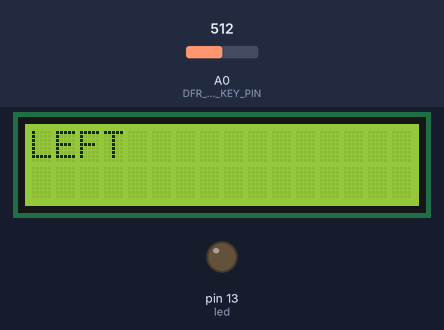
Bench run of a sketch on a simulated Arduino Uno, built with avr-gcc and run on an emulated ATmega328P. Shown: 16×2 character LCD, output pins drawn as LEDs (lit = HIGH). The test bench sets the inputs (shaded band); at power-on: A0 (DFR_LCD_KEYPAD_KEY_PIN) = 512.

Above: at 2.2 s.
2.3 s: A0 (DFR_LCD_KEYPAD_KEY_PIN) set to 682
At 3.5 s:
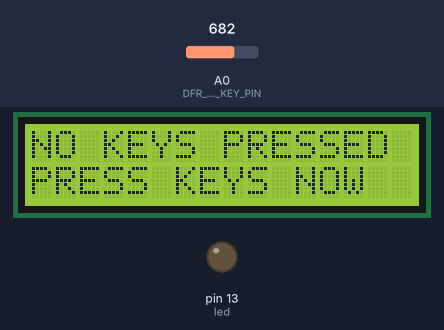
3.8 s: A0 (DFR_LCD_KEYPAD_KEY_PIN) set to 708
At 4.6 s:
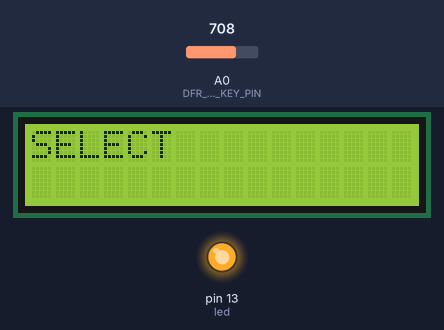
5.3 s: A0 (DFR_LCD_KEYPAD_KEY_PIN) set to 306
At 5.8 s:
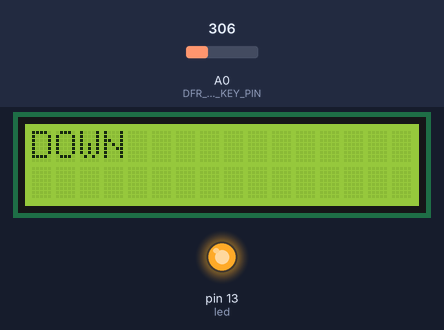
6.8 s: A0 (DFR_LCD_KEYPAD_KEY_PIN) set to 122
At 8.0 s:
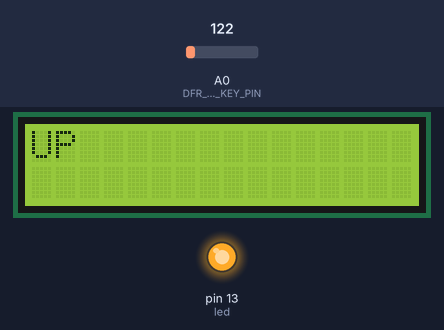
8.3 s: A0 (DFR_LCD_KEYPAD_KEY_PIN) set to 0
At 9.4 s:
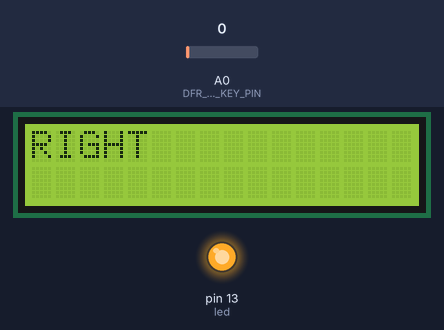
9.8 s: A0 (DFR_LCD_KEYPAD_KEY_PIN) set to 18
11.3 s: A0 (DFR_LCD_KEYPAD_KEY_PIN) set to 23
At 11.6 s:
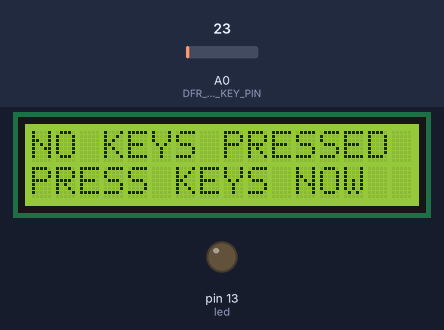
Timing chart, 0 to 13.8 s (numbered marks = the images above; inputs shaded):
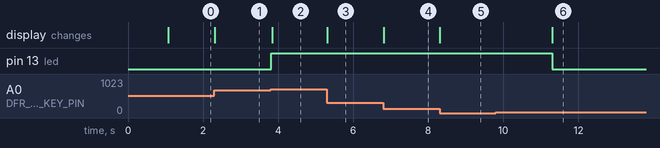

Measured:
- the behaviour switches between 699 and 700 on A0 (DFR_LCD_KEYPAD_KEY_PIN) (found by bisection; images 1 and 2)
- the behaviour switches between 20 and 21 on A0 (DFR_LCD_KEYPAD_KEY_PIN) (found by bisection; images 5 and 6)
- after the input at 2.3 s, the display: changes at once (image 1)
- after the input at 3.8 s, pin 13 (led): LOW → HIGH at once; the display: changes at once (image 2)
- after the input at 5.3 s, the display: changes at once (image 3)
- after the input at 6.8 s, the display: changes at once (image 4)
- after the input at 8.3 s, the display: changes at once (image 5)
- after the input at 9.8 s, every drawn part: stays the same
- after the input at 11.3 s, pin 13 (led): HIGH → LOW at once; the display: changes at once (image 6)

The sketch:

keypad.ino
```cpp
#include <LiquidCrystal.h>
#include <DFR_LCD_Keypad.h>

LiquidCrystal lcd(8,9,4,5,6,7);
DFR_LCD_Keypad keypad(A0, &lcd);

int led=13;
int last_key, key;

void setup()
{
  lcd.begin(16,2);
  lcd.setCursor(0,0);
  lcd.print("PRESS KEYS NOW");
  pinMode(led, OUTPUT);
  delay(1000);
  lcd.clear();
}

void loop()
{
  last_key = keypad.get_last_key();
  key      = keypad.read_key();


  if (key != last_key) {

    lcd.clear();
    lcd.setCursor(0,0);

    switch (key) {
      case KEY_RIGHT:
        lcd.print("RIGHT");
        break;

      case KEY_UP:
        lcd.print("UP");
        break;

      case KEY_DOWN:
        lcd.print("DOWN");
        break;

      case KEY_LEFT:
        lcd.print("LEFT");
        break;

      case KEY_SELECT:
        lcd.print("SELECT");
        digitalWrite(led, HIGH);
        break;

      case KEY_NONE:
      default:
        lcd.print("NO KEYS PRESSED");
        lcd.setCursor(0,1);
        lcd.print("PRESS KEYS NOW");
        digitalWrite(led, LOW);
        break;
    }
  }
  delay(10);
}
```

DFR_LCD_Keypad.cpp
```cpp
/*
	Arduino LCD + Keypad Library
	by Andy Gock
	http://micro.gock.net
*/
#include "DFR_LCD_Keypad.h"

DFR_LCD_Keypad::DFR_LCD_Keypad()
{
	DFR_LCD_Keypad::DFR_LCD_Keypad(DFR_LCD_KEYPAD_KEY_PIN);
}

DFR_LCD_Keypad::DFR_LCD_Keypad(const uint8_t key_pin)
{
	// Make sure pin 10 is input, if it set to output and put high, it will cause the pin
	// to drive the backlight directly, which will exceed the maximum output load of the
	// MCU IO pins
	this->backlight_on();

	_key_pin = key_pin;
	_last_key = DFR_LCD_KEYPAD_KEY_NONE;
}

DFR_LCD_Keypad::DFR_LCD_Keypad(const uint8_t key_pin, LiquidCrystal *lcd)
{
	_lcd = lcd;
	DFR_LCD_Keypad::DFR_LCD_Keypad(A0);
}

void DFR_LCD_Keypad::backlight_off(void)
{
	pinMode(DFR_LCD_KEYPAD_BACKLIGHT_PIN, OUTPUT);
	digitalWrite(DFR_LCD_KEYPAD_BACKLIGHT_PIN, 0);
}

void DFR_LCD_Keypad::backlight_on(void)
{
	pinMode(DFR_LCD_KEYPAD_BACKLIGHT_PIN, INPUT);
}

uint8_t DFR_LCD_Keypad::read_key(void)
{
	uint16_t adcval = analogRead(_key_pin);

	if ((adcval >= DFR_LCD_KEYPAD_KEY_RIGHT_ADC_LOW) && (adcval <= DFR_LCD_KEYPAD_KEY_RIGHT_ADC_HIGH)) {
		_last_key = DFR_LCD_KEYPAD_KEY_RIGHT;
		return DFR_LCD_KEYPAD_KEY_RIGHT;
	}

	if ((adcval >= DFR_LCD_KEYPAD_KEY_UP_ADC_LOW) && (adcval <= DFR_LCD_KEYPAD_KEY_UP_ADC_HIGH)) {
		_last_key = DFR_LCD_KEYPAD_KEY_UP;
		return DFR_LCD_KEYPAD_KEY_UP;
	}

	if ((adcval >= DFR_LCD_KEYPAD_KEY_DOWN_ADC_LOW) && (adcval <= DFR_LCD_KEYPAD_KEY_DOWN_ADC_HIGH)) {
		_last_key = DFR_LCD_KEYPAD_KEY_DOWN;
		return DFR_LCD_KEYPAD_KEY_DOWN;
	}

	if ((adcval >= DFR_LCD_KEYPAD_KEY_LEFT_ADC_LOW) && (adcval <= DFR_LCD_KEYPAD_KEY_LEFT_ADC_HIGH)) {
		_last_key = DFR_LCD_KEYPAD_KEY_LEFT;
		return DFR_LCD_KEYPAD_KEY_LEFT;
	}

	if ((adcval >= DFR_LCD_KEYPAD_KEY_SELECT_ADC_LOW) && (adcval <= DFR_LCD_KEYPAD_KEY_SELECT_ADC_HIGH)) {
		_last_key = DFR_LCD_KEYPAD_KEY_SELECT;
		return DFR_LCD_KEYPAD_KEY_SELECT;
	}

	if ((adcval >= DFR_LCD_KEYPAD_KEY_NONE_ADC_LOW) && (adcval <= DFR_LCD_KEYPAD_KEY_NONE_ADC_HIGH)) {
		_last_key = DFR_LCD_KEYPAD_KEY_NONE;
		return DFR_LCD_KEYPAD_KEY_NONE;
	}

	// return key 'none' if nothing else matches
	return DFR_LCD_KEYPAD_KEY_NONE;
}

// Return the last key that was read
uint8_t DFR_LCD_Keypad::get_last_key(void)
{
	return _last_key;
}
```

DFR_LCD_Keypad.h
```cpp
/*
	Arduino LCD + Keypad Library
	by Andy Gock
	http://micro.gock.net

	For use with common LCD / Keypad shields such as:

	DFRobot DFR0009
	http://www.dfrobot.com/wiki/index.php?title=Arduino_LCD_KeyPad_Shield_%28SKU:_DFR0009%29

 */
#ifndef DFR_LCD_KEYPAD_H
#define DFR_LCD_KEYPAD_H

#if defined(ARDUINO) && (ARDUINO >= 100)
	#include "Arduino.h"
#else
	#include "WProgram.h"
#endif

#include <LiquidCrystal.h>

#if !defined(DFR_LCD_KEYPAD_BACKLIGHT_PIN)
	#define DFR_LCD_KEYPAD_BACKLIGHT_PIN 10
#endif

#if !defined(DFR_LCD_KEYPAD_KEY_PIN)
	#define DFR_LCD_KEYPAD_KEY_PIN       A0
#endif

#define DFR_LCD_KEYPAD_KEY_RIGHT  0
#define DFR_LCD_KEYPAD_KEY_UP     1
#define DFR_LCD_KEYPAD_KEY_DOWN   2
#define DFR_LCD_KEYPAD_KEY_LEFT   3
#define DFR_LCD_KEYPAD_KEY_SELECT 4
#define DFR_LCD_KEYPAD_KEY_NONE   5

#define DFR_LCD_KEYPAD_KEY_RIGHT_ADC_LOW   0
#define DFR_LCD_KEYPAD_KEY_RIGHT_ADC_HIGH  20
#define DFR_LCD_KEYPAD_KEY_UP_ADC_LOW      120
#define DFR_LCD_KEYPAD_KEY_UP_ADC_HIGH     140
#define DFR_LCD_KEYPAD_KEY_DOWN_ADC_LOW    290
#define DFR_LCD_KEYPAD_KEY_DOWN_ADC_HIGH   339
#define DFR_LCD_KEYPAD_KEY_LEFT_ADC_LOW    450
#define DFR_LCD_KEYPAD_KEY_LEFT_ADC_HIGH   520
#define DFR_LCD_KEYPAD_KEY_SELECT_ADC_LOW  700
#define DFR_LCD_KEYPAD_KEY_SELECT_ADC_HIGH 780
#define DFR_LCD_KEYPAD_KEY_NONE_ADC_LOW    1000
#define DFR_LCD_KEYPAD_KEY_NONE_ADC_HIGH   1023

#define KEY_RIGHT  DFR_LCD_KEYPAD_KEY_RIGHT
#define KEY_UP     DFR_LCD_KEYPAD_KEY_UP
#define KEY_DOWN   DFR_LCD_KEYPAD_KEY_DOWN
#define KEY_LEFT   DFR_LCD_KEYPAD_KEY_LEFT
#define KEY_SELECT DFR_LCD_KEYPAD_KEY_SELECT
#define KEY_NONE   DFR_LCD_KEYPAD_KEY_NONE

class DFR_LCD_Keypad
{
	private:
		uint8_t _key_pin;
		uint16_t _last_key;
		LiquidCrystal *_lcd;

	public:
		DFR_LCD_Keypad();
		DFR_LCD_Keypad(const uint8_t key_pin);
		DFR_LCD_Keypad(const uint8_t key_pin, LiquidCrystal *lcd);
		void backlight_off(void);
		void backlight_on(void);
		uint8_t read_key(void);
		uint8_t get_last_key(void);
};

#endif
```
